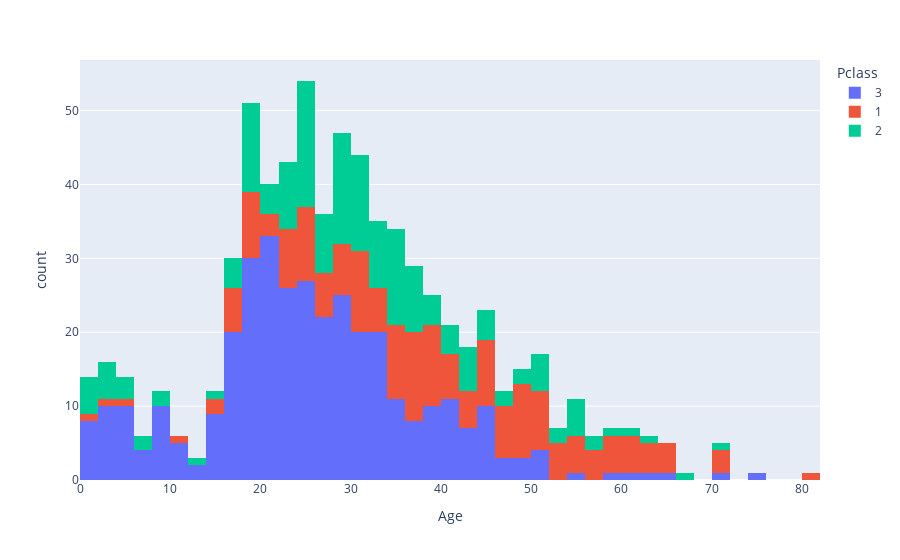

Write notebook code for a chart like this one.
### Code cell
import plotly.express as px


fig = px.histogram(data_train, x="Age", color="Pclass")
fig.show()

### Figure 1 — Plotly figure (JSON) as saved in the notebook; plotly's stock layout.template omitted (floating-point values rounded to 4 significant figures; data arrays with more than 128 entries replaced by an {"elided": "..."} marker saying what was removed)
{"data": [{"alignmentgroup": "True", "bingroup": "x", "hovertemplate": "Pclass=3<br>Age=%{x}<br>count=%{y}<extra></extra>", "legendgroup": "3", "marker": {"color": "#636efa", "pattern": {"shape": ""}}, "name": "3", "offsetgroup": "3", "orientation": "v", "showlegend": true, "type": "histogram", "x": {"elided": "491 float values"}, "xaxis": "x", "yaxis": "y"}, {"alignmentgroup": "True", "bingroup": "x", "hovertemplate": "Pclass=1<br>Age=%{x}<br>count=%{y}<extra></extra>", "legendgroup": "1", "marker": {"color": "#EF553B", "pattern": {"shape": ""}}, "name": "1", "offsetgroup": "1", "orientation": "v", "showlegend": true, "type": "histogram", "x": {"elided": "216 float values"}, "xaxis": "x", "yaxis": "y"}, {"alignmentgroup": "True", "bingroup": "x", "hovertemplate": "Pclass=2<br>Age=%{x}<br>count=%{y}<extra></extra>", "legendgroup": "2", "marker": {"color": "#00cc96", "pattern": {"shape": ""}}, "name": "2", "offsetgroup": "2", "orientation": "v", "showlegend": true, "type": "histogram", "x": {"elided": "184 float values"}, "xaxis": "x", "yaxis": "y"}], "layout": {"barmode": "relative", "legend": {"title": {"text": "Pclass"}, "tracegroupgap": 0}, "margin": {"t": 60}, "xaxis": {"anchor": "y", "domain": [0, 1], "title": {"text": "Age"}}, "yaxis": {"anchor": "x", "domain": [0, 1], "title": {"text": "count"}}}}
